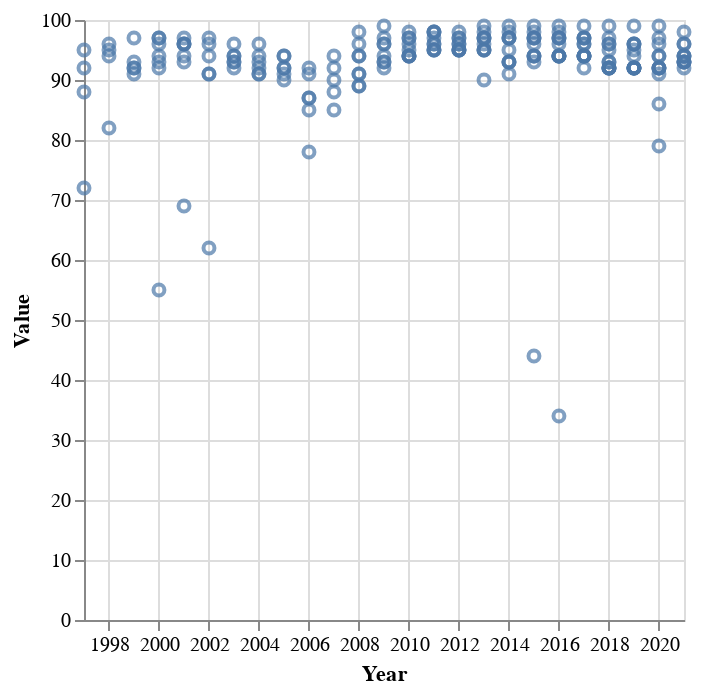

The code cell stored with this chart in its notebook:
### Code cell
alt.Chart(df).mark_point().encode(
    x = alt.X("Year:T"),
    y = alt.Y("Value:Q")
    
)

### Figure 1 — Vega-Lite specification as saved in the notebook (floating-point values rounded to 4 significant figures; data arrays with more than 128 entries replaced by an {"elided": "..."} marker saying what was removed)
{"config": {"view": {"continuousWidth": 300, "continuousHeight": 300}}, "data": {"name": "data-128b52ffc185beb45ada28961d5d2189"}, "mark": {"type": "point"}, "encoding": {"x": {"field": "Year", "type": "temporal"}, "y": {"field": "Value", "type": "quantitative"}}, "$schema": "https://vega.github.io/schema/vega-lite/v5.20.1.json", "datasets": {"data-128b52ffc185beb45ada28961d5d2189": {"elided": "207 records"}}}
